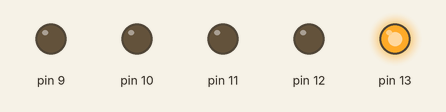
The sketch below on a simulated Arduino Uno, built with avr-gcc and run on an emulated ATmega328P. On the bench: output pins drawn as LEDs (lit = HIGH).

Above: at 0.02 s.
At 0.32 s:
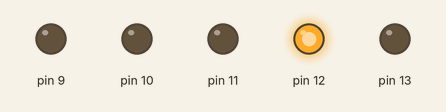
At 0.72 s:
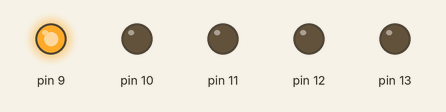
At 1.47 s:
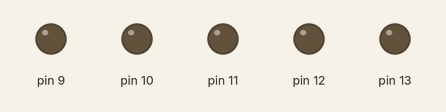
At 2.12 s:
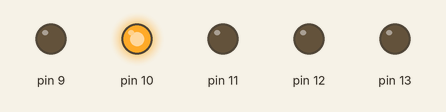
At 2.92 s:
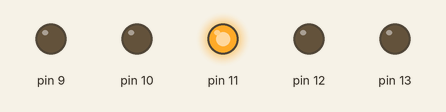
Timing chart, 0 to 3.2 s (numbered marks = the images above):
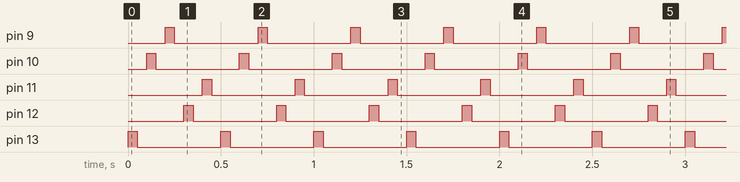

Measured:
- by itself, pin 9–13: alternates HIGH for 0.05 s and LOW for 0.45 s
- by itself, everything shown: repeats every 0.50 s, in 10 steps

The sketch:

test2.ino
```cpp
void setup() {
  pinMode(13,OUTPUT);
  pinMode(12,OUTPUT);
  pinMode(10,OUTPUT);
  pinMode(11,OUTPUT);
  pinMode(9,OUTPUT);
  // put your setup code here, to run once:

}

void loop() {
  digitalWrite(13,HIGH);
  delay(50);
  digitalWrite(13,LOW);
  delay(50);
  digitalWrite(10,HIGH);
  delay(50);
  digitalWrite(10,LOW);
  delay(50);
  digitalWrite(9,HIGH);
  delay(50);
  digitalWrite(9,LOW);
  delay(50);
  digitalWrite(12,HIGH);
  delay(50);
  digitalWrite(12,LOW);
  delay(50);
  digitalWrite(11,HIGH);
  delay(50);
  digitalWrite(11,LOW);
  delay(50);


  // put your main code here, to run repeatedly:

}
```
